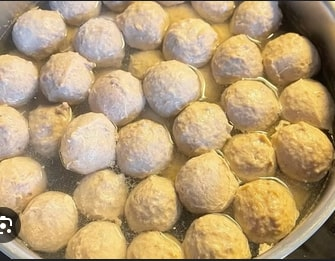
#> input picture data/train/healthy/bakso_alami_1.jpg, 335 x 261 px; its folder holds only this picture in this run
$ python train.py
#> lines starting #> are read from the running program, lines starting #| are printed output that depends on the picture
#> pass 2 of the loop in _iter_image_files, `for label in labels:`:
### simase/feature_extractor.py
import io
from typing import Tuple

import numpy as np
from PIL import Image, ImageOps
from skimage import color, transform
from skimage.feature import hog


def load_image_from_bytes(file_bytes: bytes) -> np.ndarray:
    """
    Load image from raw bytes, handle EXIF orientation, and return as RGB numpy array [H,W,3] in [0,1].
    """
    with Image.open(io.BytesIO(file_bytes)) as im:
#> im is the input picture: PIL image 335x261 RGB; mean R, G, B 183.3, 157.1, 115.9
        im = ImageOps.exif_transpose(im)  # fix orientation
        im = im.convert("RGB")
        arr = np.asarray(im).astype(np.float32) / 255.0  # scale to [0,1]
        return arr


def preprocess_image(img: np.ndarray, size: Tuple[int, int] = (256, 256)) -> np.ndarray:
    """
    Ensure image is RGB float32 in [0,1] and resize to given size.
    """
#> called with size = (256, 256)
    if img.ndim == 2:
        # grayscale -> RGB by stacking
        img = np.stack([img, img, img], axis=-1)
    elif img.shape[-1] == 4:
        # RGBA -> RGB (drop alpha)
        img = img[..., :3]

    # skimage.transform.resize returns float64 by default and scales to [0,1]
    img_resized = transform.resize(
        img, size, order=1, mode="reflect", anti_aliasing=True, preserve_range=False
    ).astype(np.float32)
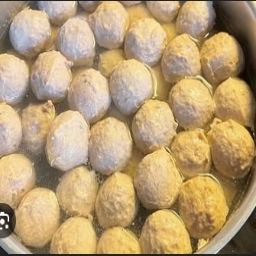
#> img_resized: shape (256, 256, 3) float32; mean R, G, B 0.719, 0.616, 0.454
    return img_resized


def extract_features(img_rgb: np.ndarray) -> np.ndarray:
    """
    Extract a simple feature vector using skimage:
    - HOG on grayscale
    - Color histogram (RGB, 32 bins per channel)
    Returns 1D float32 numpy array.
    """
    # Grayscale for HOG
    gray = color.rgb2gray(img_rgb)
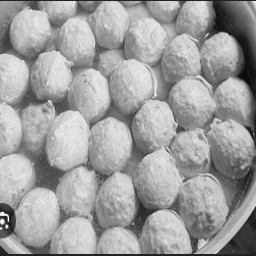
#> gray: shape (256, 256) float32; min 0.0305, max 0.999, mean 0.626

    hog_vec = hog(
        gray,
        orientations=9,
        pixels_per_cell=(16, 16),
        cells_per_block=(2, 2),
        block_norm="L2-Hys",
        feature_vector=True,
    ).astype(np.float32)
#> hog_vec = 8100 values, max 0.429 at index 7720, min 0 at index 478, mean 0.146

    # Color histograms
    bins = 32
    hist_feats = []
    for c in range(3):
        h, _ = np.histogram(img_rgb[..., c], bins=bins, range=(0.0, 1.0), density=True)
        hist_feats.append(h.astype(np.float32))
#> after the loop, hist_feats = 3 items
    hist_vec = np.concatenate(hist_feats, axis=0)
#> hist_vec = 96 values, max 3.3 at index 30, min 0 at index 0, mean 1

    feats = np.concatenate([hog_vec, hist_vec], axis=0).astype(np.float32)
#> feats = 8196 values, max 3.3 at index 8130, min 0 at index 478, mean 0.156
    return feats


def extract_from_bytes(file_bytes: bytes) -> np.ndarray:
    """Convenience function: bytes -> RGB -> resize -> features."""
    arr = load_image_from_bytes(file_bytes)
    arr = preprocess_image(arr, size=(256, 256))
    feats = extract_features(arr)
    return feats

### train.py
import os
import json
import glob
from typing import List, Tuple

import numpy as np
from joblib import dump
from sklearn.linear_model import LogisticRegression
from sklearn.pipeline import Pipeline
from sklearn.preprocessing import StandardScaler

from feature_extractor import extract_from_bytes


IMAGE_EXTS = {".jpg", ".jpeg", ".png", ".bmp", ".tif", ".tiff", ".webp"}


def _iter_image_files(root: str) -> List[Tuple[str, str]]:
    """
    Return list of (filepath, label) for images under root where structure is root/label/*.ext
    """
    items: List[Tuple[str, str]] = []
    if not os.path.isdir(root):
        raise FileNotFoundError(f"Dataset directory not found: {root}")

    labels = sorted([d for d in os.listdir(root) if os.path.isdir(os.path.join(root, d))])
    for label in labels:
        pattern = os.path.join(root, label, "**", "*")
        for fp in glob.glob(pattern, recursive=True):
            ext = os.path.splitext(fp)[1].lower()
            if ext in IMAGE_EXTS and os.path.isfile(fp):
                items.append((fp, label))
    if not items:
        raise RuntimeError(f"No images found in {root}")
    return items


def train_and_save(dataset_dir: str = "data/train", model_path: str = "models/model.joblib") -> None:
    os.makedirs(os.path.dirname(model_path), exist_ok=True)

    items = _iter_image_files(dataset_dir)
    labels_list = sorted({label for _, label in items})
    label_to_idx = {lbl: i for i, lbl in enumerate(labels_list)}

    X: List[np.ndarray] = []
    y: List[int] = []

    for fp, label in items:
        with open(fp, "rb") as f:
            b = f.read()
        feats = extract_from_bytes(b)
        X.append(feats)
        y.append(label_to_idx[label])
#> pass 2 of the loop in train_and_save, `for fp, label in items:`:
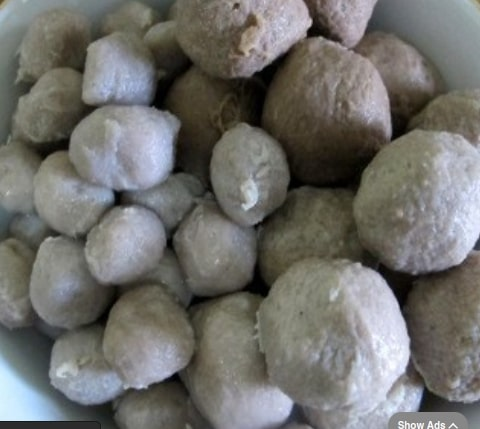
#> input picture data/train/unhealthy/bakso_boraks_2.jpg, 480 x 429 px
#> in load_image_from_bytes, im is the input picture: PIL image 480x429 RGB; mean R, G, B 111.9, 111.3, 107.5
#> arr: shape (429, 480, 3) float32
#> in preprocess_image (call 2), `img_resized = transform.resize( img, size, order=1, mode="reflect", an..`:
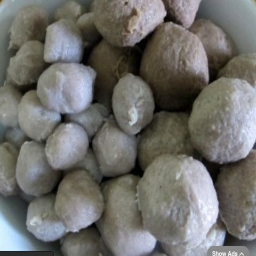
#> img_resized: shape (256, 256, 3) float32; mean R, G, B 0.439, 0.436, 0.422
#> in extract_features (call 2), `gray = color.rgb2gray(img_rgb)`:
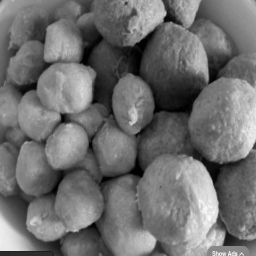
#> gray: shape (256, 256) float32; min 0.000306, max 0.986, mean 0.436
#> hog_vec = 8100 values, max 0.412 at index 7575, min 0 at index 443, mean 0.143
#> hist_vec = 96 values, max 2.66 at index 16, min 0.00146 at index 31, mean 1
#> in extract_features (call 2), `feats = np.concatenate([hog_vec, hist_vec], axis=0).astype(np.float32)`: feats = 8196 values, max 2.66 at index 8116, min 0 at index 443, mean 0.153
#> pass 3 of the loop in train_and_save, `for fp, label in items:`:
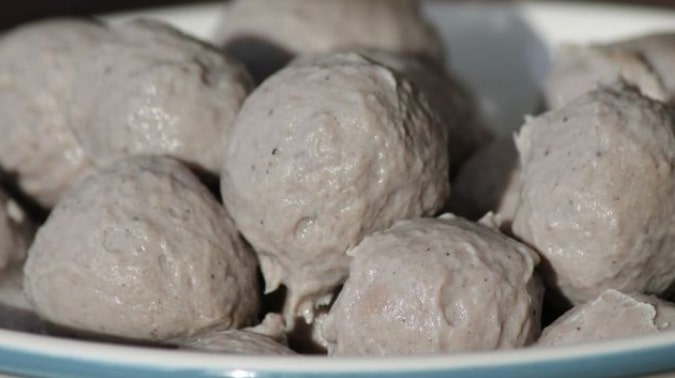
#> input picture data/train/unhealthy/bakso_formalin_1.jpg, 675 x 378 px
#> in load_image_from_bytes, im is the input picture: PIL image 675x378 RGB; mean R, G, B 139.4, 133.7, 127.5
#> arr: shape (378, 675, 3) float32
#> in preprocess_image (call 3), `img_resized = transform.resize( img, size, order=1, mode="reflect", an..`:
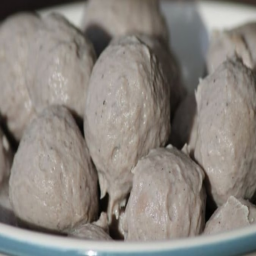
#> img_resized: shape (256, 256, 3) float32; mean R, G, B 0.547, 0.524, 0.5
#> in extract_features (call 3), `gray = color.rgb2gray(img_rgb)`:
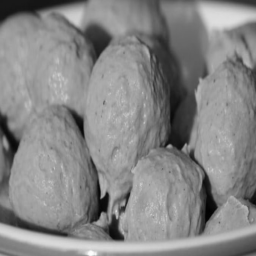
#> gray: shape (256, 256) float32; min 0.00522, max 0.993, mean 0.527
#> hog_vec = 8100 values, max 0.574 at index 7870, min 0 at index 25, mean 0.132
#> hist_vec = 96 values, max 4.92 at index 21, min 0.00244 at index 61, mean 1
#> in extract_features (call 3), `feats = np.concatenate([hog_vec, hist_vec], axis=0).astype(np.float32)`: feats = 8196 values, max 4.92 at index 8121, min 0 at index 25, mean 0.143

    X_arr = np.vstack(X).astype(np.float32)
    y_arr = np.asarray(y, dtype=np.int64)

    pipeline = Pipeline(
        steps=[
            ("scaler", StandardScaler()),
            (
                "clf",
                LogisticRegression(
                    max_iter=2000,
                    class_weight="balanced",
                    solver="lbfgs",
                    multi_class="auto",
                ),
            ),
        ]
    )
    pipeline.fit(X_arr, y_arr)

    artifact = {
        "pipeline": pipeline,
        "labels": labels_list,
        "feature": {
            "type": "hog+colorhist",
            "image_size": [256, 256],
            "hog": {"orientations": 9, "ppc": [16, 16], "cpb": [2, 2]},
            "color_hist_bins": 32,
        },
    }

    dump(artifact, model_path)
    print(f"Model saved to {model_path} with labels: {labels_list}")


if __name__ == "__main__":
    train_and_save()
